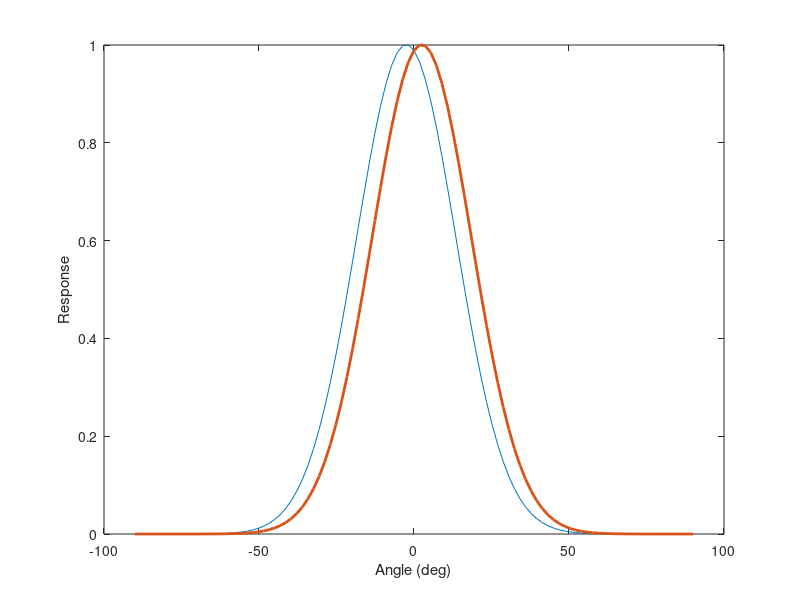

Reproduce this figure in MATLAB.
clear all

delta_input = 5;
sigma_L1 = 16;
targ = 1;

tau = 1;
dt = .005;
Nitr = 800;

N1 = 101;
ang = linspace(-90,90,N1);

gp = normpdf(ang,delta_input/2,sigma_L1)';
gm = normpdf(ang,-delta_input/2,sigma_L1)';
gp = gp/max(gp);%;/norm(gp);
gm = gm/max(gm);%;/norm(gm);

d = gp - gm;

u = d'*d;
v = d'*gp;

sig = sigma_L1;
da = median(diff(ang));

dprime = delta_input/sig

v2 = 1/(2*sqrt(pi)*sig)*(1-exp(-(dprime/2)^2))
v*da


W{1} = [gp gm];
               
W{2} = zeros(1,N1);

alpha = 0;
beta = 0;

%%
s = zeros(Nitr,2);
for t = 1:Nitr


    Wdot{1} = 1/tau*W{2}'*([targ -targ] - W{2}*W{1});
    Wdot{2} = 1/tau*([targ -targ] - W{2}*W{1})*W{1}';

    W{1} = W{1} + Wdot{1}*dt;
    W{2} = W{2} + Wdot{2}*dt;

    bdot = 1/tau*(targ - v*beta - u*alpha*beta)*(1 + 2*alpha);
    adot = 1/tau*beta*(targ - v*beta - u*alpha*beta);

    % Idea: rewrite eqn as a vs b, no dt.

    % da/dt / db/dt = da/db = (1 + 2*beta)/alpha
    % alpha da = (1 + 2*beta)db
    % alpha^2/2 = beta + beta^2 + C
    %
    % => so a^2/2 - b - b^2 is an invariant of motion
    %
    % hence if you start from (0,0), C = 0. Then alpha = (2b + 2b^2)^1/2


    alpha = alpha + adot*dt;
    beta = beta + bdot*dt;

    s(t,:) = [alpha beta];
    semp(t,:) = [W{2}*d/(d'*d) (W{1}(:,1)-gp)'*d/(d'*d)];
end

plot(ang,gm,ang,gp,'linewidth',2)
xlabel('Angle (deg)')
ylabel('Response')

